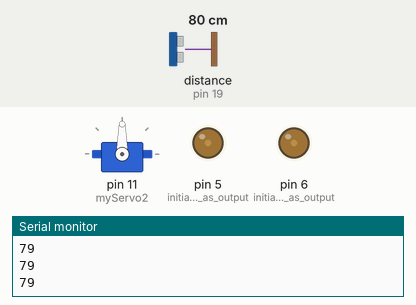
This sketch was run on a simulated Arduino Uno, built with avr-gcc and run on an emulated ATmega328P. Parts: servo, output pins drawn as LEDs (lit = HIGH), the last lines printed to the serial monitor. The inputs (shaded band) are chosen by the test bench; at power-on: distance to the obstacle (sensor on pin 19) 80 cm. The echo pulse lasts 58.3 µs per cm.

Above: at 1.2 s.
1.3 s: distance to the obstacle (sensor on pin 19) set to 41 cm
2.8 s: distance to the obstacle (sensor on pin 19) set to 32 cm
At 3.17 s:
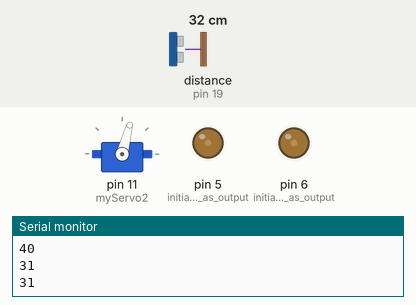
5.8 s: distance to the obstacle (sensor on pin 19) set to 60 cm
At 6.3 s:
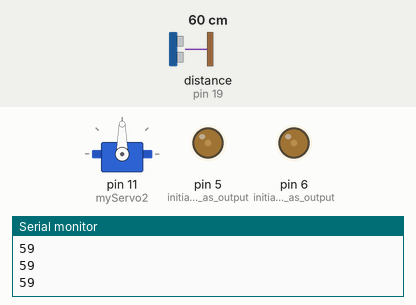
7.3 s: distance to the obstacle (sensor on pin 19) set to 2 cm
At 7.69 s:
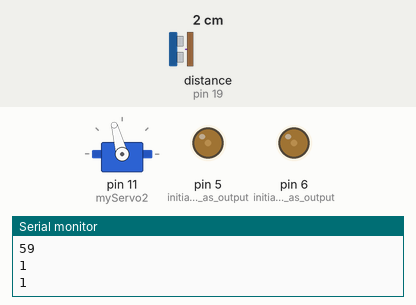
Timing chart, 0 to 11.3 s (numbered marks = the images above; inputs shaded):
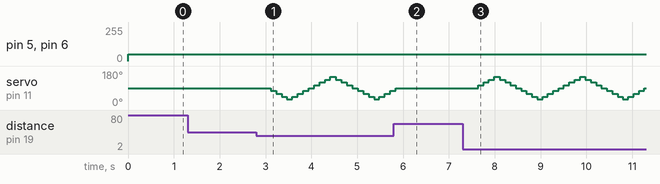

Measured:
- the behaviour switches between 37 and 36 cm on distance to the obstacle (sensor on pin 19) (found by bisection; images 0 and 1)
- after the input at 2.8 s, servo on pin 11 (myServo2): 90° → 75° after 0.31 s, → 60° 0.12 s later, → 45° 0.12 s later, → 30° 0.12 s later, … (23 changes in this stretch)
- after the input at 5.8 s, servo on pin 11 (myServo2): goes on until 5.8 s, then stays 90°

The sketch:

sketch_may8a.ino
```cpp
#include <NewPing.h>
#include "UltrasonicSensor.h"  // Include the UltrasonicSensor class

// Define the ultrasonic sensor pins
const uint8_t trigPin = 18;
const uint8_t echoPin = 19;
const unsigned int maxDistance = 400;  // Maximum distance supported by the sensor
int angle = 90;
int steve = 0;
int increment = 15;
int time;
int count;
UltrasonicSensor mySensor(trigPin, echoPin, maxDistance);

void setup() {
  Serial.begin(9600);
  mySensor.init();
}

void loop() {
  // Get the distance from the sensor


while (mySensor.isDistanceLessThanOrEqual(35)) {
    steve = 1;
  mySensor.myCar2.STOP();
    if (count%2==0){
    angle -= increment;  // Increment the angle
    }else{
      angle += increment;}
    mySensor.myServo2.write(angle);
    if (angle >= 150 || angle <= 30) {
      increment = -increment;  // Reverse the direction at the limits
    }
  }
  while (!mySensor.isDistanceLessThanOrEqual(35)) {
    if (steve == 0) {
        mySensor.myCar2.Forwards(50);
      mySensor.myServo2.write(90);
      angle = 90;
    }
    if (steve == 1 && angle >= 95) {
time = map(angle, 95, 150, 500, 1500);
      mySensor.myCar2.Left(50);
      delay(time);
      steve = 0;
          count++;

    }
    if (steve == 1 && angle <= 85) {
time = map(angle, 85, 30, 500, 1500);
      mySensor.myCar2.Right(50);
      delay(time);
      steve = 0;
          count++;
    }
  }
}
```

MotorClass.cpp
```cpp
/*
Goal: definitions for car class
Themes: class
*/


#include "Motorclass.h"// include header file

Movement(int x, int y, int z, int a){ //Defining a function named base with int inputs x, y, z, a.
  analogWrite(5, x);                     // analog write pin 5 the value of parameter x (LEFT SPEED)
  analogWrite(6, y);                     // analog write pin 6 the value of parameter y (RIGHT SPEED)
  digitalWrite(7, z);                    // digital write to pin 7 the value of parameter z(LEFT FORWARD/REVERSE)
  digitalWrite(8, a);                    // digital write to pin 8 the value of parameter a(RIGHT FORWARD/REVERSE)
  digitalWrite(3, 1); }              // digital write to pin 3 5V (STANDBY PIN)

void Car::init(){// defining init method
pinMode(5,OUTPUT);// initializing 5 as output
pinMode(6,OUTPUT);// initializing 6 as output
pinMode(7,OUTPUT);// initializing 7 as output
pinMode(8,OUTPUT);// initializing 8 as output
pinMode(3,OUTPUT);// initializing 3 as output
}

 void Car::STOP(){          // Method to stop mouvment of car
  digitalWrite(3, 0); }


void Car::Forwards(int speed){//defining the forward method
  Movement(speed, speed, 1, 1);}//call the movment function

void Car::Backwards(int speed){//defining the backwards method
 Movement(speed, speed, 0, 0);}//call the movment function

void Car::Left(int speed){//defining the left method
  Movement(speed, speed, 1, 0);}//call the movment function

void Car::Right(int speed){ //defining the right method
   Movement(speed, speed, 0, 1);}//call the movment function
```

MotorClass.h
```cpp
/*
Goal: interface for car class
Themes: class
*/

#ifndef Motorclass_h//if motor class is not yet defined
#define Motorclass_h// defne motr class
#include <Arduino.h>//include arduino default library
class Car {//define car class andits properties and methods
private://only available inside the class
int speed;//speed property
public:// available outside class
Car(){};//car class overload
void init();// method for initializing car class
void Forwards(int speed);//forward method
void Backwards(int speed);//backwards method
void Left(int speed);//left method
void Right(int speed);//right method
void STOP();// stop method
};
#endif
```

UltrasonicSensor.cpp
```cpp
#include "UltrasonicSensor.h"

void UltrasonicSensor::init(){

  myServo2.attach(11);

}


UltrasonicSensor::UltrasonicSensor(uint8_t trigPin, uint8_t echoPin, unsigned int maxDistance)
    : sensor(trigPin, echoPin, maxDistance) {
  lastMeasurementTime = 0;

}

unsigned int UltrasonicSensor::getDistance() {
  unsigned long currentTime = millis();

  // Perform measurement only if enough time has passed
  if (currentTime - lastMeasurementTime >= measurementInterval) {
   unsigned int duration = sensor.ping_median(5);
    unsigned int distance = (duration / 2) * 0.0343;
    lastMeasurementTime = currentTime;
    return distance;
  }
  return 10000;

}

bool UltrasonicSensor::isDistanceLessThanOrEqual(unsigned int threshold) {
  unsigned int distance = getDistance();
  Serial.println(distance);
  if (distance <= threshold && distance != 0) {
    return true;
  }
  return false;
}
```

UltrasonicSensor.h
```cpp
#ifndef ULTRASONICSENSOR_H
#define ULTRASONICSENSOR_H
#include "MotorClass.h"
#include <NewPing.h>
#include <Servo.h>

class UltrasonicSensor {
private:
  NewPing sensor;                     // NewPing object for the ultrasonic sensor
  unsigned long lastMeasurementTime;  // Time of the last distance measurement

  // Delay between measurements to avoid false readings (in milliseconds)
  const unsigned long measurementInterval = 100;

public:

  Servo myServo2;
  Car myCar2;
  // Constructor
  UltrasonicSensor(uint8_t trigPin, uint8_t echoPin, unsigned int maxDistance);

  // Function to measure the distance and return it
  unsigned int getDistance();

  // Function to check if the distance is less than or equal to a specific value
  bool isDistanceLessThanOrEqual(unsigned int threshold);

  void init();
};

#endif  // ULTRASONICSENSOR_H
```
